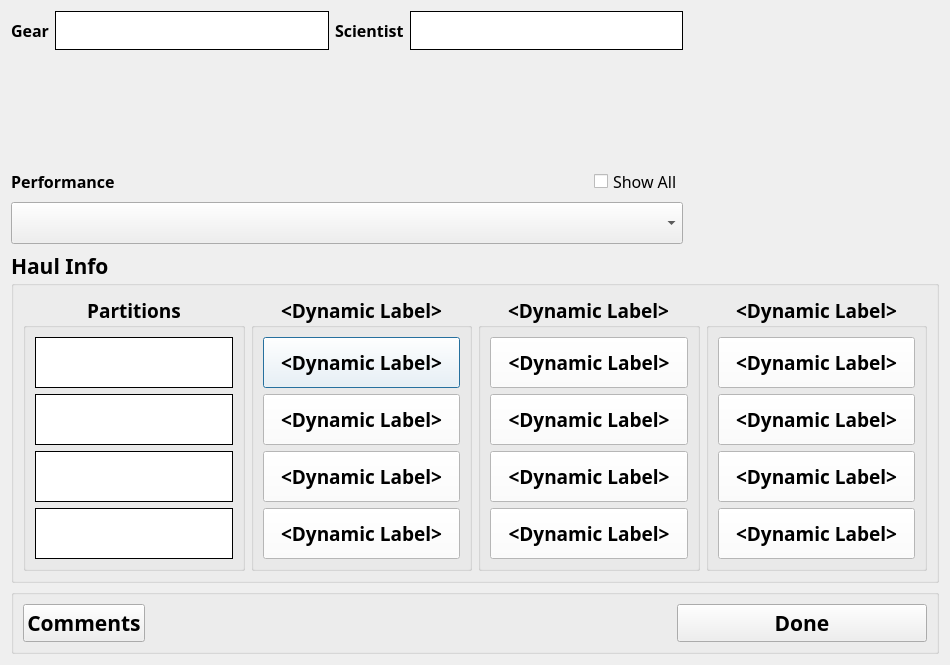
<?xml version="1.0" encoding="UTF-8"?>
<ui version="4.0">
 <class>clamsHaul</class>
 <widget class="QDialog" name="clamsHaul">
  <property name="enabled">
   <bool>true</bool>
  </property>
  <property name="geometry">
   <rect>
    <x>0</x>
    <y>0</y>
    <width>950</width>
    <height>665</height>
   </rect>
  </property>
  <property name="sizePolicy">
   <sizepolicy hsizetype="Fixed" vsizetype="Fixed">
    <horstretch>0</horstretch>
    <verstretch>0</verstretch>
   </sizepolicy>
  </property>
  <property name="font">
   <font>
    <pointsize>18</pointsize>
   </font>
  </property>
  <property name="windowTitle">
   <string>CLAMS Haul</string>
  </property>
  <layout class="QVBoxLayout" name="verticalLayout_10">
   <item>
    <layout class="QHBoxLayout" name="horizontalLayout_5">
     <item>
      <layout class="QVBoxLayout" name="verticalLayout_5">
       <item>
        <layout class="QHBoxLayout" name="horizontalLayout_2">
         <item>
          <widget class="QLabel" name="label_2">
           <property name="sizePolicy">
            <sizepolicy hsizetype="Maximum" vsizetype="Preferred">
             <horstretch>0</horstretch>
             <verstretch>0</verstretch>
            </sizepolicy>
           </property>
           <property name="font">
            <font>
             <family>Arial Black</family>
             <pointsize>12</pointsize>
             <bold>true</bold>
            </font>
           </property>
           <property name="text">
            <string>Gear</string>
           </property>
          </widget>
         </item>
         <item>
          <widget class="QLabel" name="gearLabel">
           <property name="sizePolicy">
            <sizepolicy hsizetype="Preferred" vsizetype="Maximum">
             <horstretch>0</horstretch>
             <verstretch>0</verstretch>
            </sizepolicy>
           </property>
           <property name="font">
            <font>
             <family>Arial Black</family>
             <pointsize>20</pointsize>
             <bold>true</bold>
            </font>
           </property>
           <property name="styleSheet">
            <string notr="true">QWidget {
    background-color: white;
}</string>
           </property>
           <property name="frameShape">
            <enum>QFrame::Box</enum>
           </property>
           <property name="text">
            <string/>
           </property>
          </widget>
         </item>
         <item>
          <widget class="QLabel" name="label_14">
           <property name="sizePolicy">
            <sizepolicy hsizetype="Maximum" vsizetype="Preferred">
             <horstretch>0</horstretch>
             <verstretch>0</verstretch>
            </sizepolicy>
           </property>
           <property name="font">
            <font>
             <family>Arial Black</family>
             <pointsize>12</pointsize>
             <bold>true</bold>
            </font>
           </property>
           <property name="text">
            <string>Scientist</string>
           </property>
          </widget>
         </item>
         <item>
          <widget class="QLabel" name="sciLabel">
           <property name="sizePolicy">
            <sizepolicy hsizetype="Preferred" vsizetype="Maximum">
             <horstretch>0</horstretch>
             <verstretch>0</verstretch>
            </sizepolicy>
           </property>
           <property name="font">
            <font>
             <family>Arial Black</family>
             <pointsize>20</pointsize>
             <bold>true</bold>
            </font>
           </property>
           <property name="autoFillBackground">
            <bool>false</bool>
           </property>
           <property name="styleSheet">
            <string notr="true">QWidget {
    background-color: white;
}</string>
           </property>
           <property name="frameShape">
            <enum>QFrame::Panel</enum>
           </property>
           <property name="frameShadow">
            <enum>QFrame::Plain</enum>
           </property>
           <property name="lineWidth">
            <number>1</number>
           </property>
           <property name="text">
            <string/>
           </property>
          </widget>
         </item>
        </layout>
       </item>
       <item>
        <spacer name="verticalSpacer">
         <property name="orientation">
          <enum>Qt::Vertical</enum>
         </property>
         <property name="sizeHint" stdset="0">
          <size>
           <width>20</width>
           <height>40</height>
          </size>
         </property>
        </spacer>
       </item>
       <item>
        <layout class="QHBoxLayout" name="horizontalLayout_4">
         <item>
          <widget class="QLabel" name="label_6">
           <property name="font">
            <font>
             <family>Arial Black</family>
             <pointsize>12</pointsize>
             <bold>true</bold>
            </font>
           </property>
           <property name="text">
            <string>Performance</string>
           </property>
          </widget>
         </item>
         <item>
          <spacer name="horizontalSpacer_2">
           <property name="orientation">
            <enum>Qt::Horizontal</enum>
           </property>
           <property name="sizeHint" stdset="0">
            <size>
             <width>40</width>
             <height>20</height>
            </size>
           </property>
          </spacer>
         </item>
         <item>
          <widget class="QCheckBox" name="perfCheckBox">
           <property name="font">
            <font>
             <family>Arial Black</family>
             <pointsize>12</pointsize>
            </font>
           </property>
           <property name="text">
            <string>Show All</string>
           </property>
          </widget>
         </item>
        </layout>
       </item>
       <item>
        <widget class="QComboBox" name="perfBox">
         <property name="enabled">
          <bool>true</bool>
         </property>
         <property name="sizePolicy">
          <sizepolicy hsizetype="Preferred" vsizetype="Fixed">
           <horstretch>50</horstretch>
           <verstretch>0</verstretch>
          </sizepolicy>
         </property>
         <property name="font">
          <font>
           <family>Arial Black</family>
           <pointsize>18</pointsize>
          </font>
         </property>
        </widget>
       </item>
      </layout>
     </item>
     <item>
      <widget class="QLabel" name="picLabel">
       <property name="sizePolicy">
        <sizepolicy hsizetype="Preferred" vsizetype="Preferred">
         <horstretch>0</horstretch>
         <verstretch>0</verstretch>
        </sizepolicy>
       </property>
       <property name="minimumSize">
        <size>
         <width>250</width>
         <height>0</height>
        </size>
       </property>
       <property name="font">
        <font>
         <pointsize>12</pointsize>
        </font>
       </property>
       <property name="frameShape">
        <enum>QFrame::NoFrame</enum>
       </property>
       <property name="frameShadow">
        <enum>QFrame::Plain</enum>
       </property>
       <property name="text">
        <string>&lt;Gear Image Here&gt;</string>
       </property>
       <property name="alignment">
        <set>Qt::AlignCenter</set>
       </property>
      </widget>
     </item>
    </layout>
   </item>
   <item>
    <widget class="QGroupBox" name="groupBox_3">
     <property name="sizePolicy">
      <sizepolicy hsizetype="Preferred" vsizetype="Preferred">
       <horstretch>0</horstretch>
       <verstretch>0</verstretch>
      </sizepolicy>
     </property>
     <property name="font">
      <font>
       <family>Arial Black</family>
       <pointsize>16</pointsize>
       <bold>true</bold>
      </font>
     </property>
     <property name="title">
      <string>Haul Info</string>
     </property>
     <layout class="QVBoxLayout" name="verticalLayout_9">
      <item>
       <layout class="QHBoxLayout" name="horizontalLayout_3">
        <item>
         <widget class="QGroupBox" name="groupBox">
          <property name="sizePolicy">
           <sizepolicy hsizetype="Preferred" vsizetype="Preferred">
            <horstretch>20</horstretch>
            <verstretch>0</verstretch>
           </sizepolicy>
          </property>
          <property name="font">
           <font>
            <family>Arial Black</family>
            <pointsize>14</pointsize>
            <bold>true</bold>
           </font>
          </property>
          <property name="title">
           <string>Partitions</string>
          </property>
          <property name="alignment">
           <set>Qt::AlignCenter</set>
          </property>
          <layout class="QVBoxLayout" name="verticalLayout_8">
           <item>
            <widget class="QLabel" name="partitionLabel1">
             <property name="sizePolicy">
              <sizepolicy hsizetype="Preferred" vsizetype="Maximum">
               <horstretch>0</horstretch>
               <verstretch>0</verstretch>
              </sizepolicy>
             </property>
             <property name="minimumSize">
              <size>
               <width>0</width>
               <height>51</height>
              </size>
             </property>
             <property name="styleSheet">
              <string notr="true">QWidget {
    background-color: white;
}</string>
             </property>
             <property name="frameShape">
              <enum>QFrame::Box</enum>
             </property>
             <property name="text">
              <string>&lt;Dynamic Label&gt;</string>
             </property>
            </widget>
           </item>
           <item>
            <widget class="QLabel" name="partitionLabel2">
             <property name="sizePolicy">
              <sizepolicy hsizetype="Preferred" vsizetype="Maximum">
               <horstretch>0</horstretch>
               <verstretch>0</verstretch>
              </sizepolicy>
             </property>
             <property name="minimumSize">
              <size>
               <width>0</width>
               <height>51</height>
              </size>
             </property>
             <property name="styleSheet">
              <string notr="true">QWidget {
    background-color: white;
}</string>
             </property>
             <property name="frameShape">
              <enum>QFrame::Box</enum>
             </property>
             <property name="text">
              <string>&lt;Dynamic Label&gt;</string>
             </property>
            </widget>
           </item>
           <item>
            <widget class="QLabel" name="partitionLabel3">
             <property name="sizePolicy">
              <sizepolicy hsizetype="Preferred" vsizetype="Maximum">
               <horstretch>0</horstretch>
               <verstretch>0</verstretch>
              </sizepolicy>
             </property>
             <property name="minimumSize">
              <size>
               <width>0</width>
               <height>51</height>
              </size>
             </property>
             <property name="styleSheet">
              <string notr="true">QWidget {
    background-color: white;
}</string>
             </property>
             <property name="frameShape">
              <enum>QFrame::Box</enum>
             </property>
             <property name="text">
              <string>&lt;Dynamic Label&gt;</string>
             </property>
            </widget>
           </item>
           <item>
            <widget class="QLabel" name="partitionLabel4">
             <property name="sizePolicy">
              <sizepolicy hsizetype="Preferred" vsizetype="Maximum">
               <horstretch>0</horstretch>
               <verstretch>0</verstretch>
              </sizepolicy>
             </property>
             <property name="minimumSize">
              <size>
               <width>0</width>
               <height>51</height>
              </size>
             </property>
             <property name="styleSheet">
              <string notr="true">QWidget {
    background-color: white;
}</string>
             </property>
             <property name="frameShape">
              <enum>QFrame::Box</enum>
             </property>
             <property name="text">
              <string>&lt;Dynamic Label&gt;</string>
             </property>
            </widget>
           </item>
          </layout>
         </widget>
        </item>
        <item>
         <widget class="QGroupBox" name="groupBox1">
          <property name="sizePolicy">
           <sizepolicy hsizetype="Preferred" vsizetype="Preferred">
            <horstretch>20</horstretch>
            <verstretch>0</verstretch>
           </sizepolicy>
          </property>
          <property name="font">
           <font>
            <family>Arial Black</family>
            <pointsize>14</pointsize>
            <bold>true</bold>
           </font>
          </property>
          <property name="title">
           <string>&lt;Dynamic Label&gt;</string>
          </property>
          <property name="alignment">
           <set>Qt::AlignCenter</set>
          </property>
          <layout class="QVBoxLayout" name="verticalLayout_3">
           <item>
            <layout class="QVBoxLayout" name="verticalLayout">
             <item>
              <widget class="QPushButton" name="haulInfoBtn1_1">
               <property name="minimumSize">
                <size>
                 <width>0</width>
                 <height>51</height>
                </size>
               </property>
               <property name="font">
                <font>
                 <family>Arial Black</family>
                 <pointsize>14</pointsize>
                 <bold>true</bold>
                </font>
               </property>
               <property name="styleSheet">
                <string notr="true">QWidget {
    background-color: white;
}</string>
               </property>
               <property name="text">
                <string>&lt;Dynamic Label&gt;</string>
               </property>
              </widget>
             </item>
             <item>
              <widget class="QPushButton" name="haulInfoBtn1_2">
               <property name="minimumSize">
                <size>
                 <width>0</width>
                 <height>51</height>
                </size>
               </property>
               <property name="font">
                <font>
                 <family>Arial Black</family>
                 <pointsize>14</pointsize>
                 <bold>true</bold>
                </font>
               </property>
               <property name="styleSheet">
                <string notr="true">QWidget {
    background-color: white;
}</string>
               </property>
               <property name="text">
                <string>&lt;Dynamic Label&gt;</string>
               </property>
              </widget>
             </item>
             <item>
              <widget class="QPushButton" name="haulInfoBtn1_3">
               <property name="minimumSize">
                <size>
                 <width>0</width>
                 <height>51</height>
                </size>
               </property>
               <property name="font">
                <font>
                 <family>Arial Black</family>
                 <pointsize>14</pointsize>
                 <bold>true</bold>
                </font>
               </property>
               <property name="styleSheet">
                <string notr="true">QWidget {
    background-color: white;
}</string>
               </property>
               <property name="text">
                <string>&lt;Dynamic Label&gt;</string>
               </property>
              </widget>
             </item>
             <item>
              <widget class="QPushButton" name="haulInfoBtn1_4">
               <property name="minimumSize">
                <size>
                 <width>0</width>
                 <height>51</height>
                </size>
               </property>
               <property name="font">
                <font>
                 <family>Arial Black</family>
                 <pointsize>14</pointsize>
                 <bold>true</bold>
                </font>
               </property>
               <property name="styleSheet">
                <string notr="true">QWidget {
    background-color: white;
}</string>
               </property>
               <property name="text">
                <string>&lt;Dynamic Label&gt;</string>
               </property>
              </widget>
             </item>
            </layout>
           </item>
          </layout>
         </widget>
        </item>
        <item>
         <widget class="QGroupBox" name="groupBox2">
          <property name="sizePolicy">
           <sizepolicy hsizetype="Preferred" vsizetype="Preferred">
            <horstretch>20</horstretch>
            <verstretch>0</verstretch>
           </sizepolicy>
          </property>
          <property name="font">
           <font>
            <family>Arial Black</family>
            <pointsize>14</pointsize>
            <bold>true</bold>
           </font>
          </property>
          <property name="title">
           <string>&lt;Dynamic Label&gt;</string>
          </property>
          <property name="alignment">
           <set>Qt::AlignCenter</set>
          </property>
          <layout class="QVBoxLayout" name="verticalLayout_6">
           <item>
            <layout class="QVBoxLayout" name="verticalLayout_2">
             <item>
              <widget class="QPushButton" name="haulInfoBtn2_1">
               <property name="minimumSize">
                <size>
                 <width>0</width>
                 <height>51</height>
                </size>
               </property>
               <property name="font">
                <font>
                 <family>Arial Black</family>
                 <pointsize>14</pointsize>
                 <bold>true</bold>
                </font>
               </property>
               <property name="styleSheet">
                <string notr="true">QWidget {
    background-color: white;
}</string>
               </property>
               <property name="text">
                <string>&lt;Dynamic Label&gt;</string>
               </property>
              </widget>
             </item>
             <item>
              <widget class="QPushButton" name="haulInfoBtn2_2">
               <property name="minimumSize">
                <size>
                 <width>0</width>
                 <height>51</height>
                </size>
               </property>
               <property name="font">
                <font>
                 <family>Arial Black</family>
                 <pointsize>14</pointsize>
                 <bold>true</bold>
                </font>
               </property>
               <property name="styleSheet">
                <string notr="true">QWidget {
    background-color: white;
}</string>
               </property>
               <property name="text">
                <string>&lt;Dynamic Label&gt;</string>
               </property>
              </widget>
             </item>
             <item>
              <widget class="QPushButton" name="haulInfoBtn2_3">
               <property name="minimumSize">
                <size>
                 <width>0</width>
                 <height>51</height>
                </size>
               </property>
               <property name="font">
                <font>
                 <family>Arial Black</family>
                 <pointsize>14</pointsize>
                 <bold>true</bold>
                </font>
               </property>
               <property name="styleSheet">
                <string notr="true">QWidget {
    background-color: white;
}</string>
               </property>
               <property name="text">
                <string>&lt;Dynamic Label&gt;</string>
               </property>
              </widget>
             </item>
             <item>
              <widget class="QPushButton" name="haulInfoBtn2_4">
               <property name="minimumSize">
                <size>
                 <width>0</width>
                 <height>51</height>
                </size>
               </property>
               <property name="font">
                <font>
                 <family>Arial Black</family>
                 <pointsize>14</pointsize>
                 <bold>true</bold>
                </font>
               </property>
               <property name="styleSheet">
                <string notr="true">QWidget {
    background-color: white;
}</string>
               </property>
               <property name="text">
                <string>&lt;Dynamic Label&gt;</string>
               </property>
              </widget>
             </item>
            </layout>
           </item>
          </layout>
         </widget>
        </item>
        <item>
         <widget class="QGroupBox" name="groupBox3">
          <property name="sizePolicy">
           <sizepolicy hsizetype="Preferred" vsizetype="Preferred">
            <horstretch>20</horstretch>
            <verstretch>0</verstretch>
           </sizepolicy>
          </property>
          <property name="font">
           <font>
            <family>Arial Black</family>
            <pointsize>14</pointsize>
            <bold>true</bold>
           </font>
          </property>
          <property name="title">
           <string>&lt;Dynamic Label&gt;</string>
          </property>
          <property name="alignment">
           <set>Qt::AlignCenter</set>
          </property>
          <layout class="QVBoxLayout" name="verticalLayout_7">
           <item>
            <layout class="QVBoxLayout" name="verticalLayout_4">
             <item>
              <widget class="QPushButton" name="haulInfoBtn3_1">
               <property name="minimumSize">
                <size>
                 <width>0</width>
                 <height>51</height>
                </size>
               </property>
               <property name="font">
                <font>
                 <family>Arial Black</family>
                 <pointsize>14</pointsize>
                 <bold>true</bold>
                </font>
               </property>
               <property name="styleSheet">
                <string notr="true">QWidget {
    background-color: white;
}</string>
               </property>
               <property name="text">
                <string>&lt;Dynamic Label&gt;</string>
               </property>
              </widget>
             </item>
             <item>
              <widget class="QPushButton" name="haulInfoBtn3_2">
               <property name="minimumSize">
                <size>
                 <width>0</width>
                 <height>51</height>
                </size>
               </property>
               <property name="font">
                <font>
                 <family>Arial Black</family>
                 <pointsize>14</pointsize>
                 <bold>true</bold>
                </font>
               </property>
               <property name="styleSheet">
                <string notr="true">QWidget {
    background-color: white;
}</string>
               </property>
               <property name="text">
                <string>&lt;Dynamic Label&gt;</string>
               </property>
              </widget>
             </item>
             <item>
              <widget class="QPushButton" name="haulInfoBtn3_3">
               <property name="minimumSize">
                <size>
                 <width>0</width>
                 <height>51</height>
                </size>
               </property>
               <property name="font">
                <font>
                 <family>Arial Black</family>
                 <pointsize>14</pointsize>
                 <bold>true</bold>
                </font>
               </property>
               <property name="styleSheet">
                <string notr="true">QWidget {
    background-color: white;
}</string>
               </property>
               <property name="text">
                <string>&lt;Dynamic Label&gt;</string>
               </property>
              </widget>
             </item>
             <item>
              <widget class="QPushButton" name="haulInfoBtn3_4">
               <property name="minimumSize">
                <size>
                 <width>0</width>
                 <height>51</height>
                </size>
               </property>
               <property name="font">
                <font>
                 <family>Arial Black</family>
                 <pointsize>14</pointsize>
                 <bold>true</bold>
                </font>
               </property>
               <property name="styleSheet">
                <string notr="true">QWidget {
    background-color: white;
}</string>
               </property>
               <property name="text">
                <string>&lt;Dynamic Label&gt;</string>
               </property>
              </widget>
             </item>
            </layout>
           </item>
          </layout>
         </widget>
        </item>
       </layout>
      </item>
     </layout>
    </widget>
   </item>
   <item>
    <widget class="QGroupBox" name="groupBox_2">
     <property name="sizePolicy">
      <sizepolicy hsizetype="Preferred" vsizetype="Maximum">
       <horstretch>0</horstretch>
       <verstretch>0</verstretch>
      </sizepolicy>
     </property>
     <property name="title">
      <string/>
     </property>
     <layout class="QHBoxLayout" name="horizontalLayout">
      <item>
       <widget class="QPushButton" name="commentBtn">
        <property name="font">
         <font>
          <family>Arial Black</family>
          <pointsize>16</pointsize>
          <bold>true</bold>
         </font>
        </property>
        <property name="text">
         <string>Comments</string>
        </property>
       </widget>
      </item>
      <item>
       <spacer name="horizontalSpacer">
        <property name="orientation">
         <enum>Qt::Horizontal</enum>
        </property>
        <property name="sizeType">
         <enum>QSizePolicy::Expanding</enum>
        </property>
        <property name="sizeHint" stdset="0">
         <size>
          <width>40</width>
          <height>20</height>
         </size>
        </property>
       </spacer>
      </item>
      <item>
       <widget class="QPushButton" name="doneBtn">
        <property name="minimumSize">
         <size>
          <width>250</width>
          <height>0</height>
         </size>
        </property>
        <property name="font">
         <font>
          <family>Arial Black</family>
          <pointsize>16</pointsize>
          <bold>true</bold>
         </font>
        </property>
        <property name="text">
         <string>Done</string>
        </property>
       </widget>
      </item>
     </layout>
    </widget>
   </item>
  </layout>
 </widget>
 <resources/>
 <connections/>
</ui>
